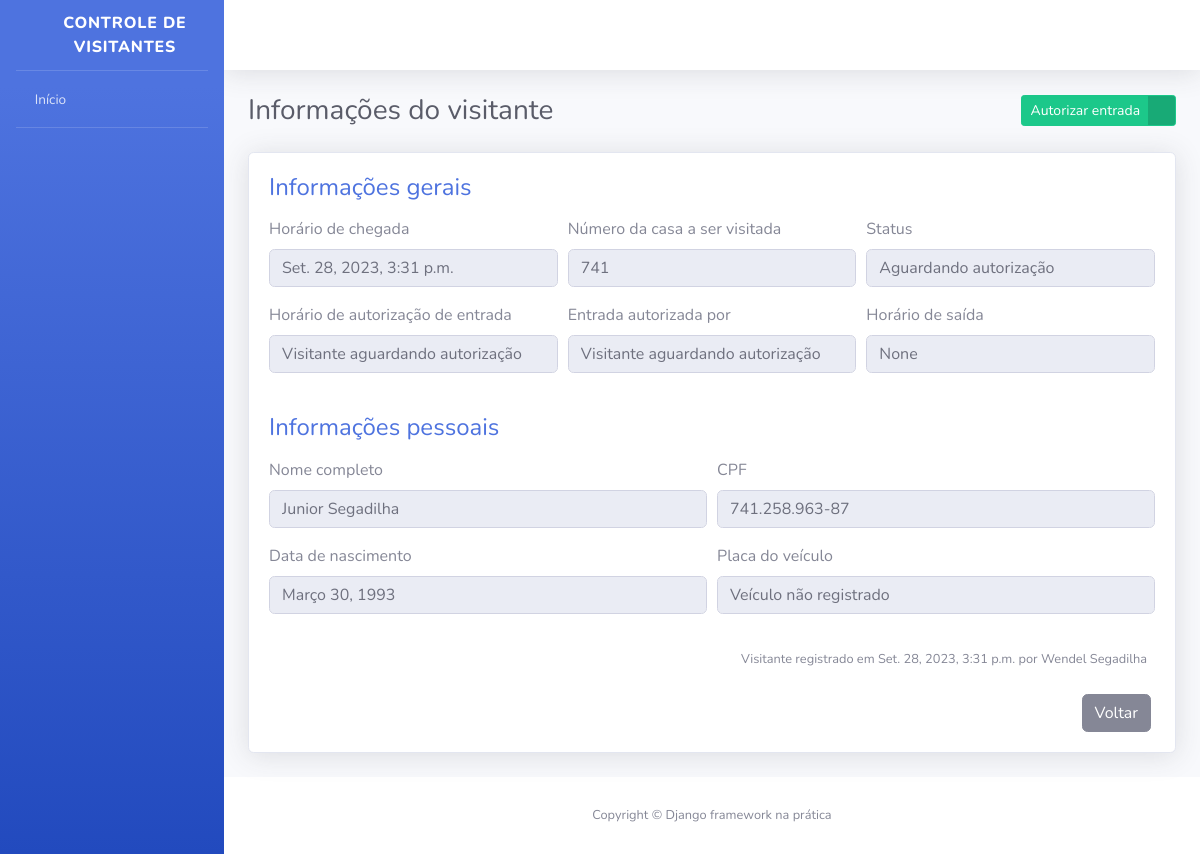
The page /visitantes/3/ (signed in) on the database its author committed.
### apps/visitantes/models.py (models this page shows, shortened)
class Visitante(models.Model):
    STATUS_VISITANTE = [
        ("AGUARDANDO", "Aguardando autorização"),
        ("EM_VISITA", "Em visita"),
        ("FINALIZADO", "Visita finalizada"),
    ]
    status = models.CharField(
        verbose_name="Status",
        max_length=10,
        choices=STATUS_VISITANTE,
        default="AGUARDANDO"
    )
    nome_completo = models.CharField(
        verbose_name="Nome completo",
        max_length=194,
    )
    cpf = models.CharField(
        verbose_name="CPF",
        max_length=11,
    )
    data_nascimento = models.DateField(
        verbose_name="Data de nascimento",
        auto_now=False,
        auto_now_add=False,
    )
    numero_casa = models.PositiveSmallIntegerField(
        verbose_name="Número da casa a ser visitada",
    )
    placa_veiculo = models.CharField(
        verbose_name="Placa do veículo",
        max_length=7,
        blank=True,
        null=True,
    )
    horario_chegada = models.DateTimeField(
        verbose_name="Horário chegada na portária",
        auto_now_add=True,
    )
    horario_saida = models.DateTimeField(
        verbose_name="Horário de saída do condomínio",
        auto_now=False,
        blank=True,
        null=True,
    )
    horario_autorizacao = models.DateTimeField(
        verbose_name="Horário de autorização de entrada",
        auto_now=False,
        blank=True,
        null=True,
    )
    morador_responsavel = models.CharField(
        verbose_name="Nome do morador reponsável por autorizar a entrada do visitante",
        max_length=194,
        blank=True,
    )
    registrado_por = models.ForeignKey(
        "porteiros.Porteiro",
        verbose_name="Porteiro responsável pelo registro",
        on_delete=models.PROTECT
    )
    def get_horario_autorizacao(self):
        if self.horario_autorizacao:
            return self.horario_autorizacao
        return "Visitante aguardando autorização"
    def get_morador_responsavel(self):
        if self.morador_responsavel:
            return self.morador_responsavel
        return "Visitante aguardando autorização"
    def get_placa_veiculo(self):
        if self.placa_veiculo:
            return self.placa_veiculo
        return "Veículo não registrado"
    def get_cpf_formatado(self):
        if self.cpf:
            cpf = str(self.cpf)
            cpf_parte_um = cpf[0:3]
            cpf_parte_dois = cpf[3:6]
            cpf_parte_tres = cpf[6:9]
            cpf_parte_quatro = cpf[9:]
            cpf_formatado = f"{cpf_parte_um}.{cpf_parte_dois}.{cpf_parte_tres}-{cpf_parte_quatro}"
            return cpf_formatado
    class Meta:
        verbose_name="Visitante"
        verbose_name_plural="Visitantes"
        db_table="visitante"

### apps/porteiros/models.py (models this page shows)
class Porteiro(models.Model):
    usuario = models.OneToOneField(
        "usuarios.Usuario",
        verbose_name="Usuário",
        on_delete=models.PROTECT # Não permite a remoção de porteiros e/ou usuários
    )
    nome_completo = models.CharField(
        verbose_name="Nome completo",
        max_length=194,
    )
    cpf = models.CharField(
        verbose_name="CPF",
        max_length=11,
    )
    telefone = models.CharField(
        verbose_name="Telefone de contato",
        max_length=194,
    )
    data_nascimento = models.DateField(
        verbose_name="Data de nascimento",
        auto_now_add=False,
        auto_now=False,
    )
    class Meta:
        verbose_name="Porteiro"
        verbose_name_plural="Porteiros"
        db_table="porteiro"
    def __str__(self):
        return self.nome_completo

### apps/visitantes/views.py (the view, shortened to what this page needs)
# urls.py: path("visitantes/<int:id>/", informacoes_visitantes, name="informacoes_visitantes"),
@login_required
def informacoes_visitantes(request, id):
    visitante = get_object_or_404(
        Visitante,
        id=id
    )
    form = AutorizaVisitanteForm()
    context = {
        "nome_pagina":"Informações do visitante",
        "visitante":visitante,
        "form":form
    }
    return render(request, "informacoes_visitante.html", context)

### apps/visitantes/forms.py
class AutorizaVisitanteForm(forms.ModelForm):
    morador_responsavel = forms.CharField(required=True)
    class Meta:
        model = Visitante
        fields = [
            "morador_responsavel"
        ]
        error_messages = {
            "morador_responsavel" : {
               "required": "Por favor, informe o nome do morador respon´savel por autorizar a entrada do visitante"
            }
         }

### templates/informacoes_visitante.html (shortened to what this page needs)
{% extends "base.html" %}
{% load widget_tweaks %}
{% block conteudo %}
<div class="container">
    <div class="d-sm-flex align-items-center justify-content-between mb-4">
        <h1 class="h3 mb-0 text-gray-800">{{ nome_pagina }}</h1>
        {% if visitante.status == "AGUARDANDO" %}
            <div>
                <a href="#" class="btn btn-success btn-icon-split btn-sm" data-toggle="modal" data-target="#modal1">
                    <span class="text">Autorizar entrada</span>
                    <span class="icon text-white-50">
                        <i class="fas fa-user-check"></i>
                    </span>
                </a>
            </div>
        {% endif %}
    </div>
    <div class="card shadow mb-4">
        <div class="card-body">
            <h4 class="mb-3 text-primary">
                Informações gerais
            </h4>
            <form>
                <div class="form-row">
                    <div class="form-group col-md-4">
                        <label>Horário de chegada</label>
                        <input type="text" class="form-control" value="{{ visitante.horario_chegada }}" disabled>
                    </div>
                    <div class="form-group col-md-4">
                        <label>Número da casa a ser visitada</label>
                        <input type="text" class="form-control" value="{{ visitante.numero_casa }}" disabled>
                    </div>
                    <div class="form-group col-md-4">
                        <label>Status</label>
                        <input type="text" class="form-control" value="{{ visitante.get_status_display }}" disabled>
                    </div>
                </div>
                <div class="form-row">
                    <div class="form-group col-md-4">
                        <label>Horário de autorização de entrada</label>
                        <input type="text" class="form-control" value="{{ visitante.get_horario_autorizacao }}" disabled>
                    </div>
                    <div class="form-group col-md-4">
                        <label>Entrada autorizada por</label>
                        <input type="text" class="form-control" value="{{ visitante.get_morador_responsavel }}" disabled>
                    </div>
                    <div class="form-group col-md-4">
                        <label>Horário de saída</label>
                        <input type="text" class="form-control" value="{{ visitante.horario_saida }}" disabled>
                    </div>
                </div>
            </form>
            <h4 class="mb-3 mt-4 text-primary">
                Informações pessoais
            </h4>
            <form>
                <div class="form-row">
                    <div class="form-group col-md-6">
                        <label>Nome completo</label>
                        <input type="text" class="form-control" value="{{ visitante.nome_completo }}" disabled>
                    </div>
                    <div class="form-group col-md-6">
                        <label>CPF</label>
                        <input type="text" class="form-control" value="{{ visitante.get_cpf_formatado }}" disabled>
                    </div>
                </div>
                <div class="form-row">
                    <div class="form-group col-md-6">
                        <label>Data de nascimento</label>
                        <input type="text" class="form-control" value="{{ visitante.data_nascimento }}" disabled>
                    </div>
                    <div class="form-group col-md-6">
                        <label>Placa do veículo</label>
                        <input type="text" class="form-control" value="{{ visitante.get_placa_veiculo }}" disabled>
                    </div>
                </div>
            </form>
            <p class="mr-2 mt-3 mb-4 text-right">
                <small>
                    Visitante registrado em {{ visitante.horario_chegada }} por {{ visitante.registrado_por }}
                </small>
            </p>
            <div class="mr-1 text-right">
                <a href="{% url 'index' %}" class="btn btn-secondary text-white" type="button">
                    <span class="text">Voltar</span>
                </a>
            </div>
        </div>
    </div>
</div>
{% endblock %}

### rows shown on the page
Visitante: horario_chegada "Set. 28, 2023, 3:31 p.m.", numero_casa "741", status "Aguardando autorização", get_horario_autorizacao "Visitante aguardando autorização", get_morador_responsavel "Visitante aguardando autorização", horario_saida "None", nome_completo "Junior Segadilha", get_cpf_formatado "741.258.963-87", data_nascimento "Março 30, 1993", get_placa_veiculo "Veículo não registrado", registrado_por "Wendel Segadilha"

### other values the page prints
{{ nome_pagina }} "Informações do visitante"
